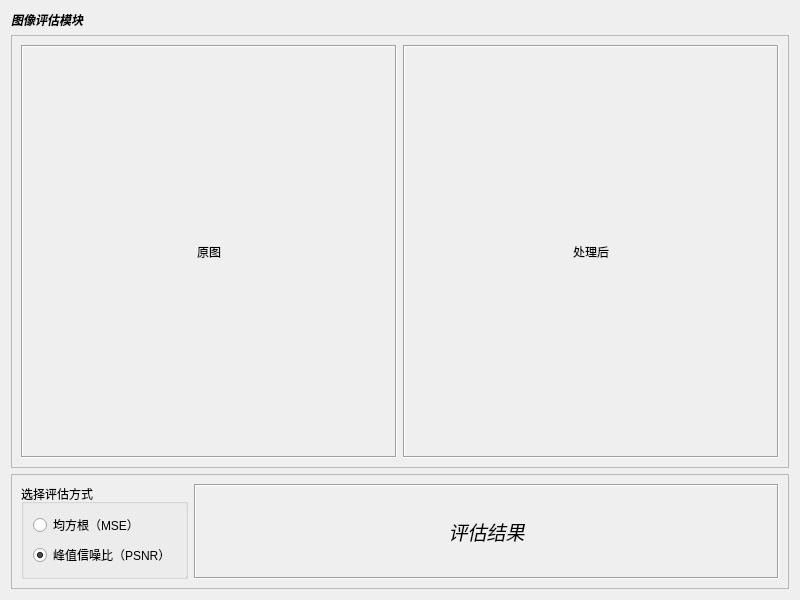
<?xml version="1.0" encoding="UTF-8"?>
<ui version="4.0">
 <class>EvaluationWidget</class>
 <widget class="QWidget" name="EvaluationWidget">
  <property name="geometry">
   <rect>
    <x>0</x>
    <y>0</y>
    <width>800</width>
    <height>600</height>
   </rect>
  </property>
  <property name="minimumSize">
   <size>
    <width>800</width>
    <height>600</height>
   </size>
  </property>
  <property name="windowTitle">
   <string>图像评估模块</string>
  </property>
  <layout class="QVBoxLayout" name="verticalLayout_2" stretch="0,1,0">
   <item>
    <widget class="QLabel" name="widget_title">
     <property name="font">
      <font>
       <italic>true</italic>
       <bold>true</bold>
      </font>
     </property>
     <property name="text">
      <string>图像评估模块</string>
     </property>
    </widget>
   </item>
   <item>
    <widget class="QFrame" name="frame">
     <property name="frameShape">
      <enum>QFrame::StyledPanel</enum>
     </property>
     <property name="frameShadow">
      <enum>QFrame::Raised</enum>
     </property>
     <layout class="QHBoxLayout" name="horizontalLayout_2" stretch="1,1">
      <item>
       <widget class="QLabel" name="original_image_label">
        <property name="frameShape">
         <enum>QFrame::Box</enum>
        </property>
        <property name="frameShadow">
         <enum>QFrame::Sunken</enum>
        </property>
        <property name="text">
         <string>原图</string>
        </property>
        <property name="alignment">
         <set>Qt::AlignCenter</set>
        </property>
       </widget>
      </item>
      <item>
       <widget class="QLabel" name="after_process_image_label">
        <property name="frameShape">
         <enum>QFrame::Box</enum>
        </property>
        <property name="frameShadow">
         <enum>QFrame::Sunken</enum>
        </property>
        <property name="text">
         <string>处理后</string>
        </property>
        <property name="alignment">
         <set>Qt::AlignCenter</set>
        </property>
       </widget>
      </item>
     </layout>
    </widget>
   </item>
   <item>
    <widget class="QFrame" name="frame_2">
     <property name="frameShape">
      <enum>QFrame::StyledPanel</enum>
     </property>
     <property name="frameShadow">
      <enum>QFrame::Raised</enum>
     </property>
     <layout class="QHBoxLayout" name="horizontalLayout" stretch="0,1">
      <item>
       <widget class="QGroupBox" name="groupBox">
        <property name="title">
         <string>选择评估方式</string>
        </property>
        <layout class="QVBoxLayout" name="verticalLayout">
         <item>
          <widget class="QRadioButton" name="MSE_radio">
           <property name="text">
            <string>均方根（MSE）</string>
           </property>
           <property name="checked">
            <bool>false</bool>
           </property>
           <attribute name="buttonGroup">
            <string notr="true">buttonGroup</string>
           </attribute>
          </widget>
         </item>
         <item>
          <widget class="QRadioButton" name="PSNR_radio">
           <property name="text">
            <string>峰值信噪比（PSNR）</string>
           </property>
           <property name="checked">
            <bool>true</bool>
           </property>
           <attribute name="buttonGroup">
            <string notr="true">buttonGroup</string>
           </attribute>
          </widget>
         </item>
        </layout>
       </widget>
      </item>
      <item>
       <widget class="QLabel" name="evaluation_result_label">
        <property name="font">
         <font>
          <pointsize>14</pointsize>
          <italic>true</italic>
          <bold>false</bold>
         </font>
        </property>
        <property name="frameShape">
         <enum>QFrame::Box</enum>
        </property>
        <property name="frameShadow">
         <enum>QFrame::Sunken</enum>
        </property>
        <property name="lineWidth">
         <number>1</number>
        </property>
        <property name="midLineWidth">
         <number>0</number>
        </property>
        <property name="text">
         <string>评估结果</string>
        </property>
        <property name="alignment">
         <set>Qt::AlignCenter</set>
        </property>
       </widget>
      </item>
     </layout>
    </widget>
   </item>
  </layout>
 </widget>
 <resources/>
 <connections/>
 <buttongroups>
  <buttongroup name="buttonGroup"/>
 </buttongroups>
</ui>
